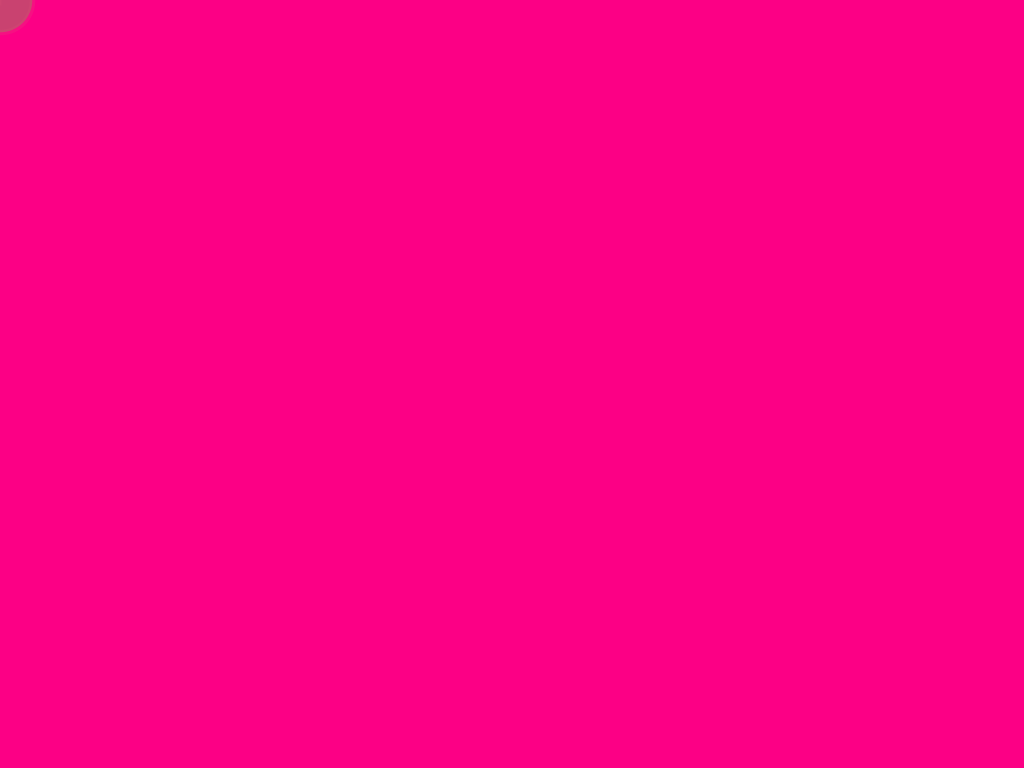
Frame 1 (no input)
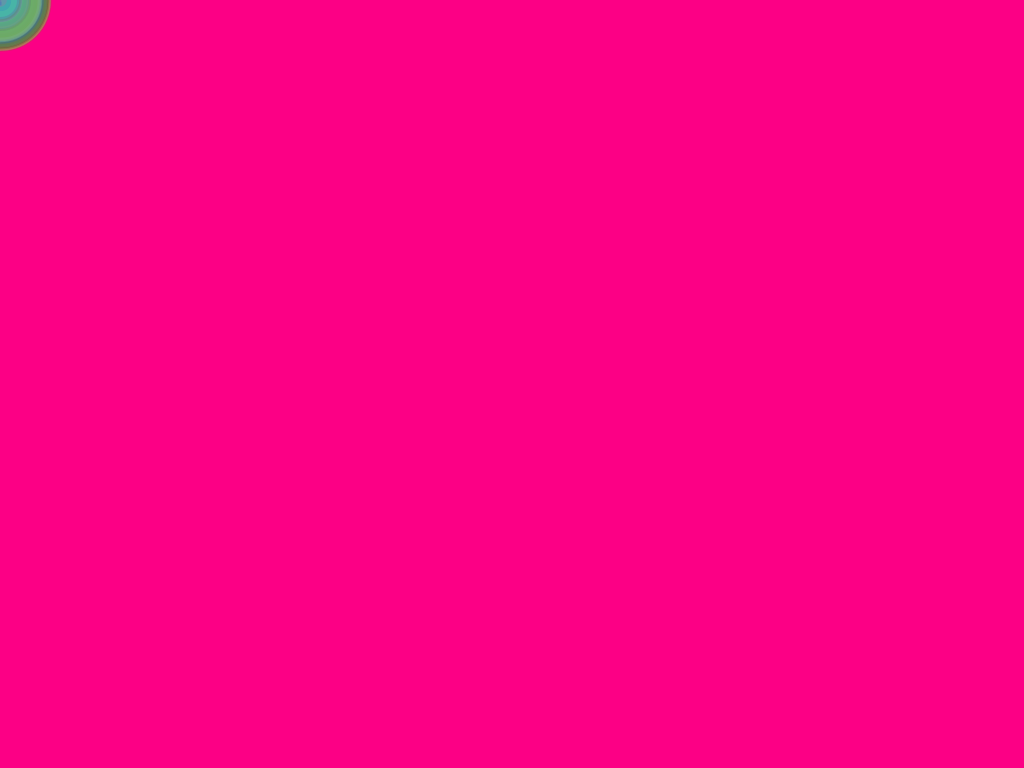
Frame 60 (the mouse pressed at the canvas centre just before this capture)
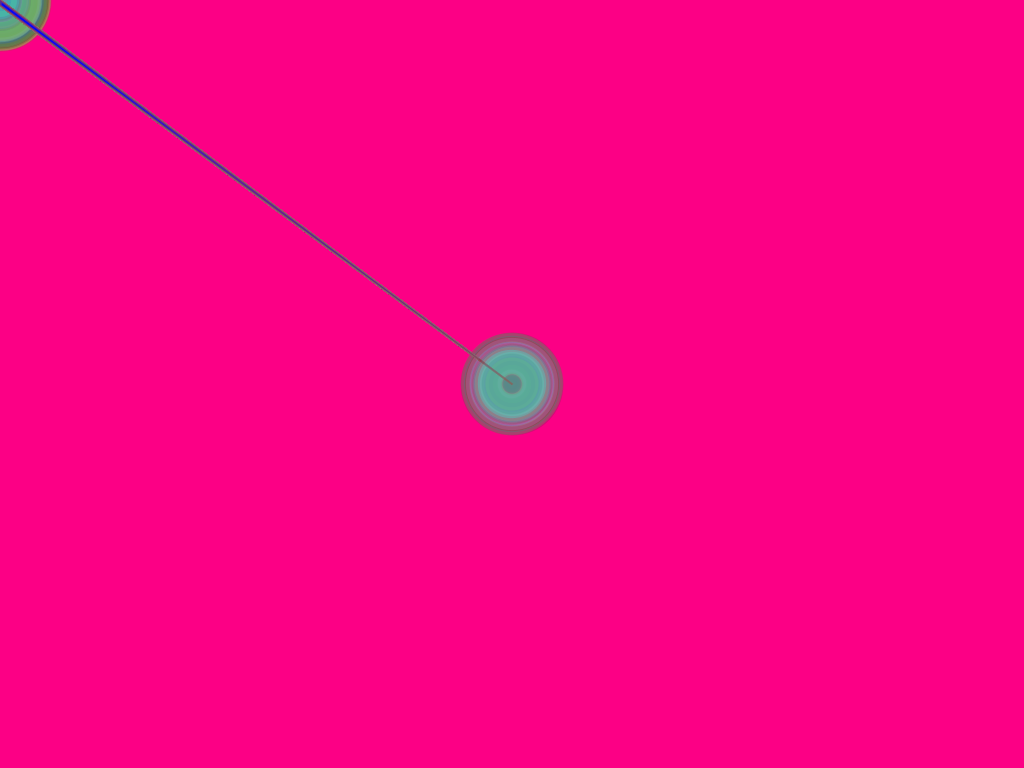
Frame 120 (the mouse held since frame 60 and released just before this capture)

The Processing sketch that drew these frames (run headless with seeded random() and noise(); from frame 60 on, the mouse is pressed at the canvas centre):

// Processing sketch: processing_54571
// ── processing_54571.pde

void setup(){
size(1024,768);
background(252, 0, 133);
frameRate(200);
smooth();
}

void draw(){
  float f = 0.3333333;
   float durchmesser = random(100);
   fill(random(255),random(255),random(255), 70); //flache füllen - 70 dahinter - 70% deckkraft
   stroke(random(255),random(255),random(255), 50); //strichfarbe
   strokeWeight(random(10)); //strichdicke
   ellipse(mouseX, mouseY, durchmesser, durchmesser);

fill(0,0,255, 50); //flache füllen - 70 dahinter - 70% deckkraft
strokeWeight(2);
quad(mouseX, mouseY, 0, 0, 0, 0, 0, 5);
}
